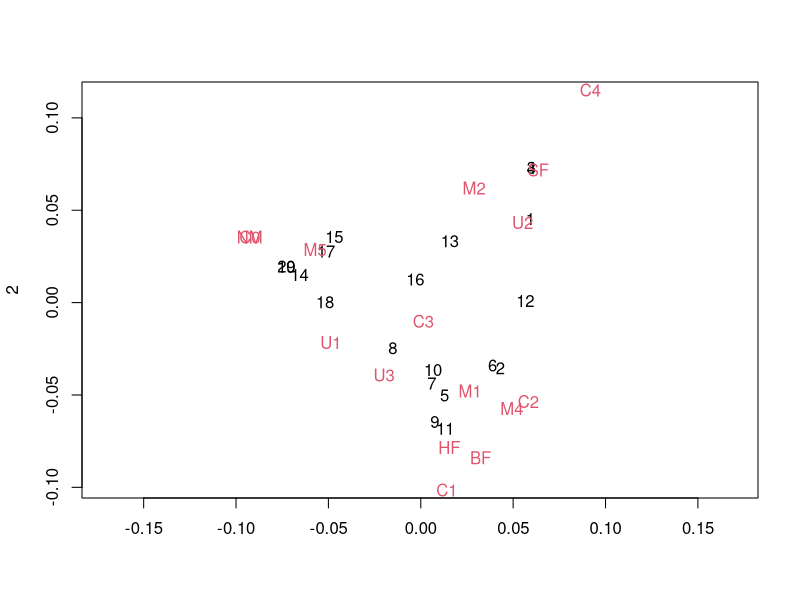

The R source for this figure:
library(MASS)


### Name: plot.mca
### Title: Plot Method for Objects of Class 'mca'
### Aliases: plot.mca
### Keywords: hplot multivariate

### ** Examples

plot(mca(farms, abbrev = TRUE))
